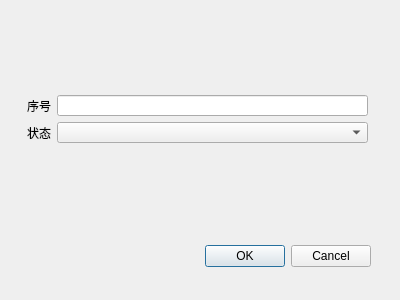
<?xml version="1.0" encoding="UTF-8"?>
<ui version="4.0">
 <class>Dialog</class>
 <widget class="QDialog" name="Dialog">
  <property name="geometry">
   <rect>
    <x>0</x>
    <y>0</y>
    <width>400</width>
    <height>300</height>
   </rect>
  </property>
  <property name="windowTitle">
   <string>Dialog</string>
  </property>
  <widget class="QDialogButtonBox" name="buttonBox">
   <property name="geometry">
    <rect>
     <x>30</x>
     <y>240</y>
     <width>341</width>
     <height>32</height>
    </rect>
   </property>
   <property name="orientation">
    <enum>Qt::Horizontal</enum>
   </property>
   <property name="standardButtons">
    <set>QDialogButtonBox::Cancel|QDialogButtonBox::Ok</set>
   </property>
  </widget>
  <widget class="QWidget" name="">
   <property name="geometry">
    <rect>
     <x>27</x>
     <y>95</y>
     <width>341</width>
     <height>48</height>
    </rect>
   </property>
   <layout class="QGridLayout" name="gridLayout">
    <item row="0" column="0">
     <widget class="QLabel" name="label_5">
      <property name="text">
       <string>序号</string>
      </property>
     </widget>
    </item>
    <item row="0" column="1">
     <widget class="QLineEdit" name="SequencelineEdit"/>
    </item>
    <item row="1" column="0">
     <widget class="QLabel" name="label_6">
      <property name="text">
       <string>状态</string>
      </property>
     </widget>
    </item>
    <item row="1" column="1">
     <widget class="QComboBox" name="StatusComboBox"/>
    </item>
   </layout>
  </widget>
 </widget>
 <resources/>
 <connections>
  <connection>
   <sender>buttonBox</sender>
   <signal>accepted()</signal>
   <receiver>Dialog</receiver>
   <slot>accept()</slot>
   <hints>
    <hint type="sourcelabel">
     <x>248</x>
     <y>254</y>
    </hint>
    <hint type="destinationlabel">
     <x>157</x>
     <y>274</y>
    </hint>
   </hints>
  </connection>
  <connection>
   <sender>buttonBox</sender>
   <signal>rejected()</signal>
   <receiver>Dialog</receiver>
   <slot>reject()</slot>
   <hints>
    <hint type="sourcelabel">
     <x>316</x>
     <y>260</y>
    </hint>
    <hint type="destinationlabel">
     <x>286</x>
     <y>274</y>
    </hint>
   </hints>
  </connection>
 </connections>
</ui>
